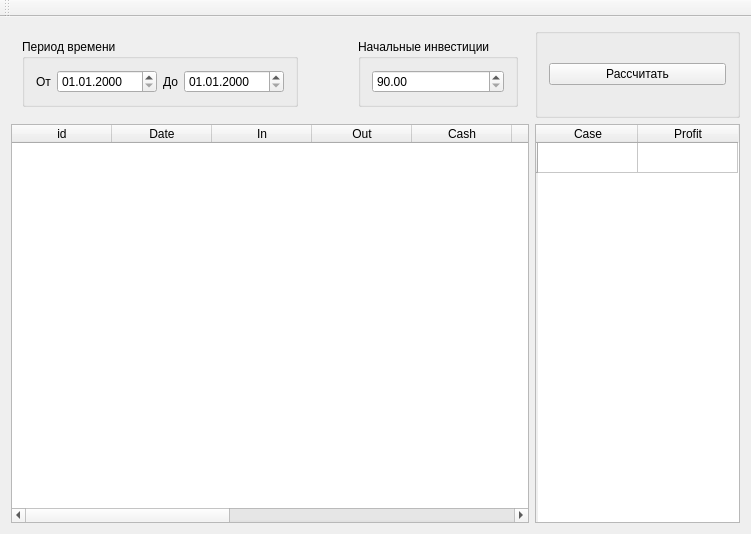
<?xml version="1.0" encoding="UTF-8"?>
<ui version="4.0">
 <class>MainWindow</class>
 <widget class="QMainWindow" name="MainWindow">
  <property name="geometry">
   <rect>
    <x>0</x>
    <y>0</y>
    <width>751</width>
    <height>534</height>
   </rect>
  </property>
  <property name="windowTitle">
   <string>MainWindow</string>
  </property>
  <widget class="QWidget" name="centralWidget">
   <layout class="QGridLayout" name="gridLayout">
    <item row="1" column="0">
     <widget class="QWidget" name="widget" native="true">
      <layout class="QGridLayout" name="gridLayout_4">
       <item row="0" column="0">
        <widget class="QGroupBox" name="dateBox">
         <property name="title">
          <string>Период времени</string>
         </property>
         <layout class="QGridLayout" name="gridLayout_2">
          <item row="0" column="0">
           <widget class="QLabel" name="initLabel">
            <property name="text">
             <string>От</string>
            </property>
           </widget>
          </item>
          <item row="0" column="2">
           <widget class="QLabel" name="outLabel">
            <property name="text">
             <string>До</string>
            </property>
           </widget>
          </item>
          <item row="0" column="3">
           <widget class="QDateEdit" name="outDate">
            <property name="minimumSize">
             <size>
              <width>100</width>
              <height>0</height>
             </size>
            </property>
            <property name="currentSection">
             <enum>QDateTimeEdit::DaySection</enum>
            </property>
            <property name="displayFormat">
             <string>dd.MM.yyyy</string>
            </property>
           </widget>
          </item>
          <item row="0" column="1">
           <widget class="QDateEdit" name="initialDate">
            <property name="minimumSize">
             <size>
              <width>100</width>
              <height>0</height>
             </size>
            </property>
            <property name="displayFormat">
             <string>dd.MM.yyyy</string>
            </property>
           </widget>
          </item>
         </layout>
         <zorder>initLabel</zorder>
         <zorder>initialDate</zorder>
         <zorder>outLabel</zorder>
         <zorder>outDate</zorder>
        </widget>
       </item>
       <item row="0" column="2">
        <widget class="QGroupBox" name="investBox">
         <property name="title">
          <string>Начальные инвестиции</string>
         </property>
         <layout class="QGridLayout" name="gridLayout_3">
          <item row="0" column="0">
           <widget class="QDoubleSpinBox" name="beginInvest">
            <property name="minimum">
             <double>90.000000000000000</double>
            </property>
            <property name="maximum">
             <double>999999999.000000000000000</double>
            </property>
            <property name="singleStep">
             <double>90.000000000000000</double>
            </property>
           </widget>
          </item>
         </layout>
        </widget>
       </item>
       <item row="0" column="1">
        <spacer name="horizontalSpacer">
         <property name="orientation">
          <enum>Qt::Horizontal</enum>
         </property>
         <property name="sizeHint" stdset="0">
          <size>
           <width>40</width>
           <height>20</height>
          </size>
         </property>
        </spacer>
       </item>
      </layout>
     </widget>
    </item>
    <item row="3" column="1">
     <widget class="QTableWidget" name="packagesTable">
      <property name="maximumSize">
       <size>
        <width>205</width>
        <height>16777215</height>
       </size>
      </property>
      <row>
       <property name="text">
        <string/>
       </property>
      </row>
      <column>
       <property name="text">
        <string>Case</string>
       </property>
      </column>
      <column>
       <property name="text">
        <string>Profit</string>
       </property>
      </column>
     </widget>
    </item>
    <item row="3" column="0">
     <widget class="QTableWidget" name="resultTable">
      <column>
       <property name="text">
        <string>id</string>
       </property>
      </column>
      <column>
       <property name="text">
        <string>Date</string>
       </property>
      </column>
      <column>
       <property name="text">
        <string>In</string>
       </property>
      </column>
      <column>
       <property name="text">
        <string>Out</string>
       </property>
      </column>
      <column>
       <property name="text">
        <string>Cash</string>
       </property>
      </column>
      <column>
       <property name="text">
        <string>90</string>
       </property>
      </column>
      <column>
       <property name="text">
        <string>270</string>
       </property>
      </column>
      <column>
       <property name="text">
        <string>810</string>
       </property>
      </column>
      <column>
       <property name="text">
        <string>2410</string>
       </property>
      </column>
      <column>
       <property name="text">
        <string>7230</string>
       </property>
      </column>
      <column>
       <property name="text">
        <string>21690</string>
       </property>
      </column>
      <column>
       <property name="text">
        <string>65610</string>
       </property>
      </column>
     </widget>
    </item>
    <item row="1" column="1">
     <widget class="QGroupBox" name="groupBox">
      <property name="title">
       <string/>
      </property>
      <layout class="QGridLayout" name="gridLayout_5">
       <item row="0" column="0">
        <widget class="QPushButton" name="pushButton">
         <property name="text">
          <string>Рассчитать</string>
         </property>
        </widget>
       </item>
      </layout>
     </widget>
    </item>
   </layout>
  </widget>
  <widget class="QToolBar" name="mainToolBar">
   <attribute name="toolBarArea">
    <enum>TopToolBarArea</enum>
   </attribute>
   <attribute name="toolBarBreak">
    <bool>false</bool>
   </attribute>
  </widget>
 </widget>
 <layoutdefault spacing="6" margin="11"/>
 <resources/>
 <connections/>
</ui>
